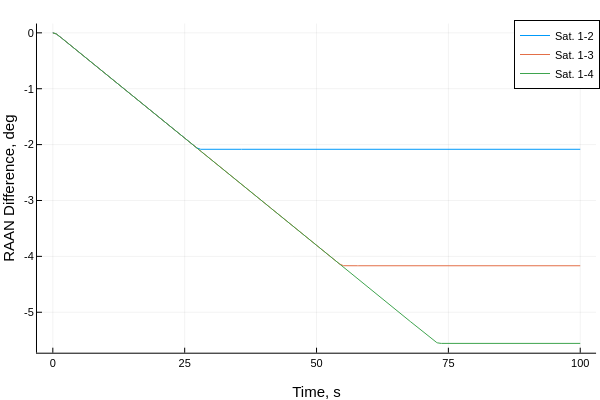

Here is the notebook cell this chart was saved with:
### Code cell
plot(thist,broadcast.(rad2deg,Ωhist[2:end,:]),label=permutedims(mylabel))
plot!(xlabel="Time, s", ylabel = "RAAN Difference, deg")

### Figure 1 — Plotly figure (JSON) as saved in the notebook; plotly's stock layout.template omitted (floating-point values rounded to 4 significant figures; data arrays with more than 128 entries replaced by an {"elided": "..."} marker saying what was removed)
{"data": [{"colorbar": {"title": ""}, "legendgroup": "Sat. 1-2", "line": {"color": "rgba(0, 154, 250, 1.000)", "dash": "solid", "shape": "linear", "width": 1}, "mode": "lines", "name": "Sat. 1-2", "showlegend": true, "type": "scatter", "x": {"elided": "1001 float values"}, "xaxis": "x", "y": {"elided": "1001 float values"}, "yaxis": "y", "zmax": null, "zmin": null}, {"colorbar": {"title": ""}, "legendgroup": "Sat. 1-3", "line": {"color": "rgba(227, 111, 71, 1.000)", "dash": "solid", "shape": "linear", "width": 1}, "mode": "lines", "name": "Sat. 1-3", "showlegend": true, "type": "scatter", "x": {"elided": "1001 float values"}, "xaxis": "x", "y": {"elided": "1001 float values"}, "yaxis": "y", "zmax": null, "zmin": null}, {"colorbar": {"title": ""}, "legendgroup": "Sat. 1-4", "line": {"color": "rgba(62, 164, 78, 1.000)", "dash": "solid", "shape": "linear", "width": 1}, "mode": "lines", "name": "Sat. 1-4", "showlegend": true, "type": "scatter", "x": {"elided": "1001 float values"}, "xaxis": "x", "y": {"elided": "1001 float values"}, "yaxis": "y", "zmax": null, "zmin": null}], "layout": {"annotations": [], "height": 400, "legend": {"bgcolor": "rgba(255, 255, 255, 1.000)", "bordercolor": "rgba(0, 0, 0, 1.000)", "borderwidth": 1, "font": {"color": "rgba(0, 0, 0, 1.000)", "family": "sans-serif", "size": 11}, "title": {"font": {"color": "rgba(0, 0, 0, 1.000)", "family": "sans-serif", "size": 15}, "text": ""}, "tracegroupgap": 0, "traceorder": "normal", "x": 1, "xanchor": "auto", "y": 1, "yanchor": "auto"}, "margin": {"b": 20, "l": 0, "r": 0, "t": 20}, "paper_bgcolor": "rgba(255, 255, 255, 1.000)", "plot_bgcolor": "rgba(255, 255, 255, 1.000)", "showlegend": true, "width": 600, "xaxis": {"anchor": "y", "domain": [0.06165, 0.9934], "gridcolor": "rgba(0, 0, 0, 0.100)", "gridwidth": 0.5, "linecolor": "rgba(0, 0, 0, 1.000)", "mirror": false, "range": [-3, 103], "showgrid": true, "showline": true, "showticklabels": true, "tickangle": 0, "tickcolor": "rgb(0, 0, 0)", "tickfont": {"color": "rgba(0, 0, 0, 1.000)", "family": "sans-serif", "size": 11}, "tickmode": "array", "ticks": "inside", "ticktext": ["0", "25", "50", "75", "100"], "tickvals": [0, 25, 50, 75, 100], "title": "Time, s", "titlefont": {"color": "rgba(0, 0, 0, 1.000)", "family": "sans-serif", "size": 15}, "type": "-", "visible": true, "zeroline": false, "zerolinecolor": "rgba(0, 0, 0, 1.000)"}, "yaxis": {"anchor": "x", "domain": [0.07581, 0.9902], "gridcolor": "rgba(0, 0, 0, 0.100)", "gridwidth": 0.5, "linecolor": "rgba(0, 0, 0, 1.000)", "mirror": false, "range": [-5.724, 0.1664], "showgrid": true, "showline": true, "showticklabels": true, "tickangle": 0, "tickcolor": "rgb(0, 0, 0)", "tickfont": {"color": "rgba(0, 0, 0, 1.000)", "family": "sans-serif", "size": 11}, "tickmode": "array", "ticks": "inside", "ticktext": ["-5", "-4", "-3", "-2", "-1", "0"], "tickvals": [-5, -4, -3, -2, -1, 0], "title": "RAAN Difference, deg", "titlefont": {"color": "rgba(0, 0, 0, 1.000)", "family": "sans-serif", "size": 15}, "type": "-", "visible": true, "zeroline": false, "zerolinecolor": "rgba(0, 0, 0, 1.000)"}}}
